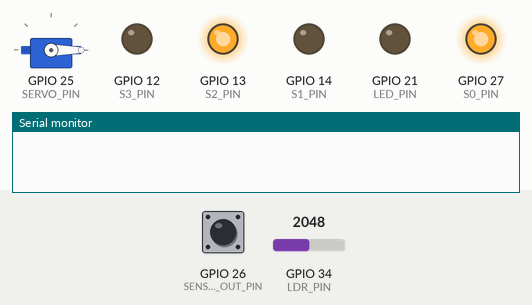
This sketch was run on a simulated ESP32. On the bench: servo, output pins drawn as LEDs (lit = HIGH), the last lines printed to the serial monitor. The test bench sets the inputs (shaded band); at power-on: GPIO 34 (LDR_PIN) = 2048, GPIO 26 (SENSOR_OUT_PIN) LOW. At 13.0 s the program stops and its outputs stay as they are.

Above: at 1.8 s.
1.9 s: GPIO 34 (LDR_PIN) set to 1075
At 2.4 s:
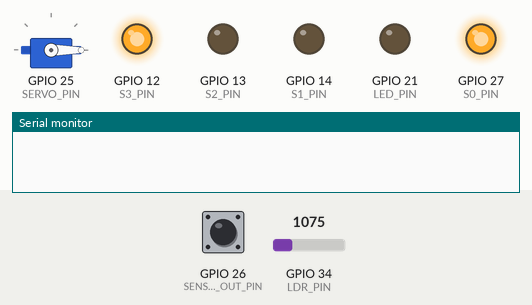
6.5 s: GPIO 34 (LDR_PIN) set to 964
At 7.8 s:
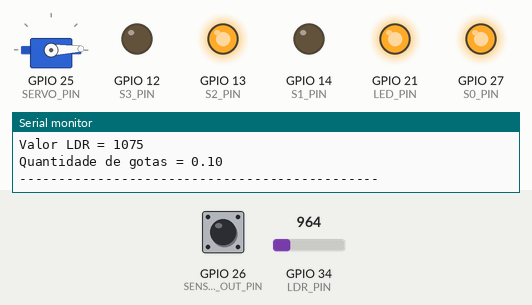
At 9.8 s:
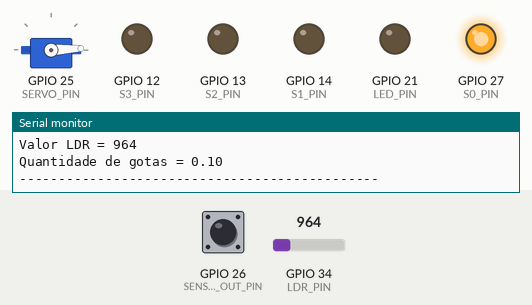
11.8 s: GPIO 26 (SENSOR_OUT_PIN) pulsed HIGH 5 times (0.12 s each, 0.3 s apart)
Timing chart, 0 to 14.5 s (numbered marks = the images above; inputs shaded):
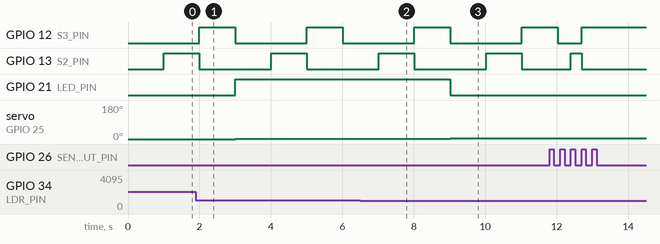

Measured:
- the behaviour switches between 1001 and 1000 on GPIO 34 (LDR_PIN) (found by bisection; images 1 and 2)
- after the input at 6.5 s, GPIO 21 (LED_PIN): HIGH → LOW after 2.5 s
- by itself, GPIO 13 (S2_PIN): alternates HIGH for 1.0 s and LOW for 2.0 s

The sketch:

v1_0_1.ino
```cpp
#include <LiquidCrystal.h>
#include <ESP32Servo.h>

// Definição dos pinos
#define SERVO_PIN 25 // porta 25
#define LED_PIN 21 // porta 21
#define LDR_PIN 34 // porta 23
#define S0_PIN 27
#define S1_PIN 14
#define S2_PIN 13
#define S3_PIN 12
#define SENSOR_OUT_PIN 26

// Constantes
const int RED_FREQUENCY_THRESHOLD = 400;
const int BLUE_FREQUENCY_THRESHOLD = 400;
const int GREEN_FREQUENCY_THRESHOLD = 400;
const int LDR_THRESHOLD = 1000;
const int SERVO_START_POS = 0;
const int SERVO_END_POS = 360;
const unsigned long SERVO_DELAY = 35;
const unsigned long GOTAS_DELAY = 500;
const unsigned long PRINT_DELAY = 1000;
const int SERVO_MOVE_DELAY = 5; // Tempo em milissegundos entre movimentos do servo

Servo servo;
int redFrequency = 0;
int blueFrequency = 0;
int greenFrequency = 0;
float gotas = 0;
unsigned long lastServoMove = 0;
unsigned long lastGotasUpdate = 0;
unsigned long lastPrintTime = 0;
int currentServoPos = SERVO_START_POS;
bool movingToEndPos = true;
int ldrValue = 0;

void setup() {
  // Configurações iniciais
  pinMode(S0_PIN, OUTPUT);
  pinMode(S1_PIN, OUTPUT);
  pinMode(S2_PIN, OUTPUT);
  pinMode(S3_PIN, OUTPUT);
  pinMode(SENSOR_OUT_PIN, INPUT);
  digitalWrite(S0_PIN, HIGH);
  digitalWrite(S1_PIN, LOW);

  servo.attach(SERVO_PIN);
  pinMode(LED_PIN, OUTPUT);
  pinMode(LDR_PIN, INPUT);
  servo.write(SERVO_START_POS);
  Serial.begin(115200);
}

void moveServoToPosition(int position) {
  // Move o servo para a posição especificada
  servo.write(position);
  delay(500); // Pequeno delay para permitir que o servo se mova
}

void loop() {
  // Leitura do sensor de cor
  digitalWrite(S2_PIN, LOW);
  digitalWrite(S3_PIN, LOW);
  redFrequency = pulseIn(SENSOR_OUT_PIN, LOW);
  digitalWrite(S2_PIN, HIGH);
  digitalWrite(S3_PIN, LOW);
  greenFrequency = pulseIn(SENSOR_OUT_PIN, LOW);
  digitalWrite(S2_PIN, LOW);
  digitalWrite(S3_PIN, HIGH);
  blueFrequency = pulseIn(SENSOR_OUT_PIN, LOW);

  // Parada do sistema
  if (redFrequency >= RED_FREQUENCY_THRESHOLD) {
    Serial.println(" Deu Vermelho ");
    while (true);
  }

  if (greenFrequency >= GREEN_FREQUENCY_THRESHOLD){
    Serial.println(" Deu Verde ");
    while (true);
  }

  if (blueFrequency >= BLUE_FREQUENCY_THRESHOLD){
    Serial.println(" Deu Azul ");
    while (true);
  }

  // Controle do LED e contagem de gotas
  if (analogRead(LDR_PIN) > LDR_THRESHOLD) {
    digitalWrite(LED_PIN, HIGH);
    if (millis() - lastGotasUpdate > GOTAS_DELAY) {
      gotas += 0.05;
      lastGotasUpdate = millis();
    }
  } else {
    digitalWrite(LED_PIN, LOW);
  }

  // Controle do servo para gotejamento
  if (millis() - lastServoMove > SERVO_MOVE_DELAY) {
    if (movingToEndPos && currentServoPos < SERVO_END_POS) {
      currentServoPos++;
      servo.write(currentServoPos);
    } else if (!movingToEndPos && currentServoPos > SERVO_START_POS) {
      currentServoPos--;
      servo.write(currentServoPos);
    }

    if (currentServoPos == SERVO_END_POS || currentServoPos == SERVO_START_POS) {
      movingToEndPos = !movingToEndPos; // Muda a direção do movimento
    }

    lastServoMove = millis();
  }

  // Limitar a frequência de impressão
  if (millis() - lastPrintTime > PRINT_DELAY) {
    Serial.print("Frequencia vermelho = ");
    Serial.println(redFrequency);
    Serial.print("Frequencia azul = ");
    Serial.println(blueFrequency);
    Serial.print("Frequencia verde = ");
    Serial.println(greenFrequency);
    ldrValue = analogRead(LDR_PIN);
    Serial.print("Valor LDR = ");
    Serial.println(ldrValue);
    Serial.print("Quantidade de gotas = ");
    Serial.println(gotas, 2);
    Serial.println("----------------------------------------------");

    lastPrintTime = millis();
  }
}
```
